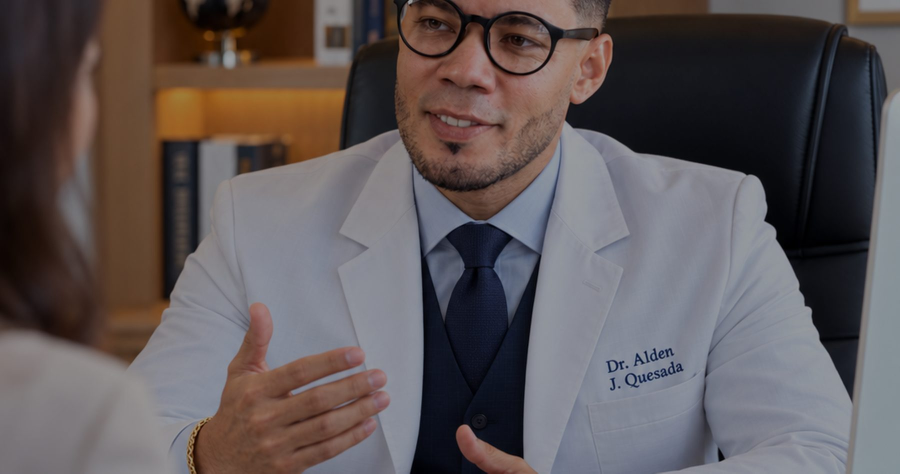
#> input picture conferencias/img/consultorio.jpg, 1800 x 947 px, given in place of 13.png, which was not available (shown at 1/2 size)
$ python arte-mentoria.py out.png
#> lines starting #> are read from the running program, lines starting #| are printed output that depends on the picture; pictures that were not available may be replaced by others from this repository, and a replacement may not be noted
#!/usr/bin/env python3
"""Gera as imagens da pagina de mentoria.

A referencia tem foto em quase toda secao, e e isso que da peso a
pagina. Texto sobre preto puro fica leve demais para uma oferta de
acompanhamento.
"""
import sys, os
from PIL import Image, ImageFilter, ImageEnhance

ORIG = "/private/tmp/claude-501/-Users-drquesada/1aea2121-26b4-45a4-9936-e8a2d1834c55/images"
DEST = sys.argv[1]


def abrir(n):
#> called with n = '13.png'
    return Image.open(os.path.join(ORIG, n)).convert("RGB")
#> returned value is the input picture: PIL image 1800x947 RGB; mean R, G, B 94.9, 86.7, 87.6


def recorte(im, razao, fy, fx, zoom=1.0):
#> called with razao = 1.9, fy = 0.44, fx = 0.52, zoom = 1
    w, h = im.size
#> w = 1800; h = 947
    if w / h > razao:
        ch, cw = h, int(h * razao)
#> ch = 947; cw = 1799
    else:
        cw, ch = w, int(w / razao)
    cw, ch = int(cw * zoom), int(ch * zoom)
    cx = max(0, min(int(w * fx) - cw // 2, w - cw))
#> cx = 1
    cy = max(0, min(int(h * fy) - ch // 2, h - ch))
#> cy = 0
    return im.crop((cx, cy, cx + cw, cy + ch))
#> returned value: PIL image 1799x947 RGB


def salvar(im, nome, larg, alt, q=82):
    caminho = os.path.join(DEST, nome)
    os.makedirs(os.path.dirname(caminho), exist_ok=True)
    im.resize((larg, alt), Image.LANCZOS).save(
        caminho, "JPEG", quality=q, optimize=True, progressive=True)
    print(f"  {nome:22s} {larg}x{alt}  {os.path.getsize(caminho)//1024} KB")


print("mentoria:")

# Hero: ele no palco. Entra atras do texto, escurecido, por isso o
# brilho baixo: o titulo precisa ganhar da foto.
hero = recorte(abrir("13.png"), 1.9, 0.44, 0.52, 1.00)
hero = ImageEnhance.Brightness(hero).enhance(0.80)
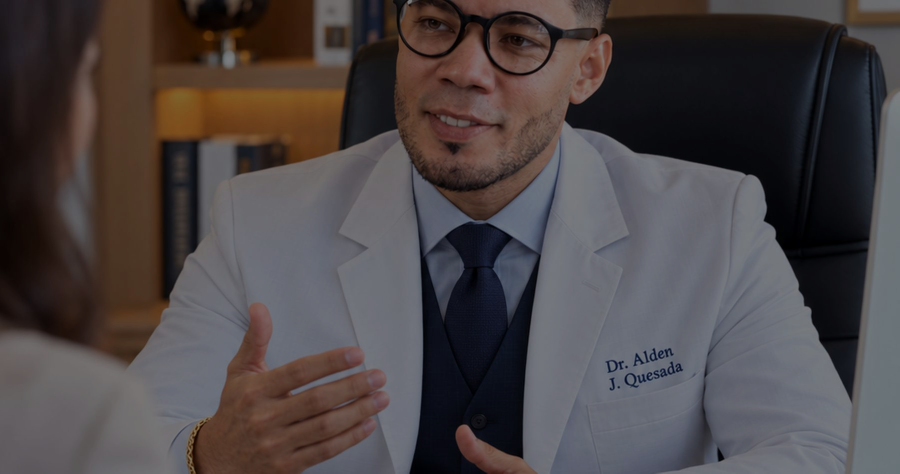
#> hero: PIL image 1799x947 RGB (shown at 1/2 size); mean R, G, B 75.5, 69, 69.7
salvar(hero, "hero.jpg", 1800, 947)

# Historia: o consultorio, ele atendendo. Escolhido por ele: a mentoria
# se sustenta nas fotos de palestra e de consultorio, que mostram o
# trabalho acontecendo, nao o retrato posado.
hist = recorte(abrir("14.png"), 0.84, 0.46, 0.54, 0.96)
#> call 2 of abrir, with n = '14.png'
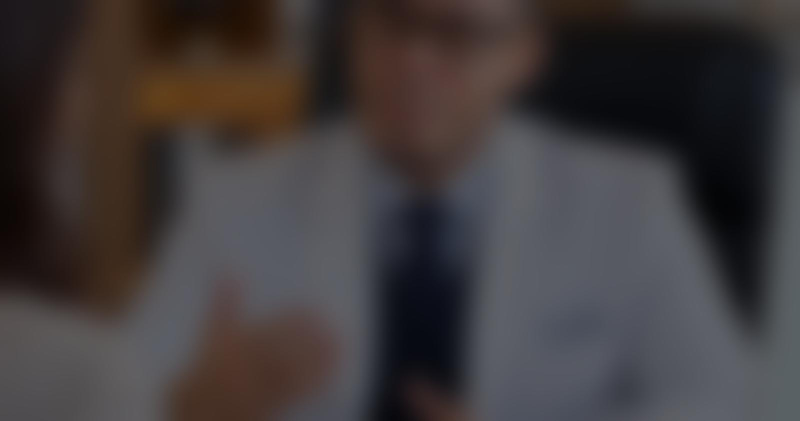
#> input picture conferencias/img/fundo-aviso.jpg, 1600 x 842 px, given in place of 14.png, which was not available (shown at 1/2 size)
#> in abrir, returned value is the input picture: PIL image 1600x842 RGB; mean R, G, B 64.1, 58.6, 59.3
#> call 2 of recorte, with razao = 0.84, fy = 0.46, fx = 0.54, zoom = 0.96
#> in recorte (call 2), `w, h = im.size`: w = 1600; h = 842
#> in recorte (call 2), `ch, cw = h, int(h * razao)`: cw = 707
#> in recorte (call 2), `cw, ch = int(cw * zoom), int(ch * zoom)`: cw = 678; ch = 808
#> in recorte (call 2), `cx = max(0, min(int(w * fx) - cw // 2, w - cw))`: cx = 525
#> in recorte (call 2), `return im.crop((cx, cy, cx + cw, cy + ch))`:
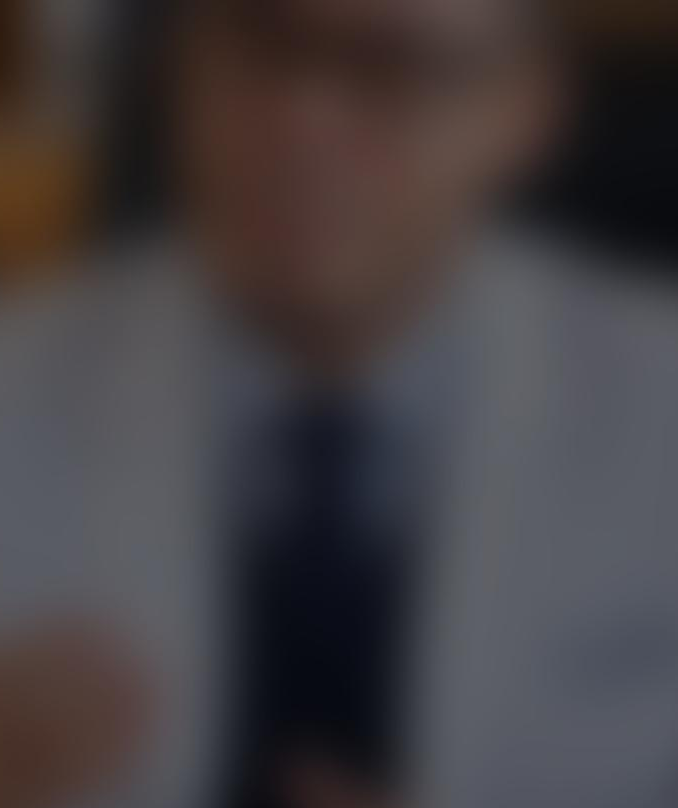
#> returned value: PIL image 678x808 RGB; mean R, G, B 67.5, 62.3, 65
salvar(hist, "historia.jpg", 900, 1071)

# Sobre: o palco. A foto e horizontal, entao o corte vertical fecha
# nele e perde a plateia, que ali nao faz falta.
sobre = recorte(abrir("13.png"), 0.84, 0.46, 0.60, 1.00)
#> call 3 of recorte, with razao = 0.84, fy = 0.46, fx = 0.6, zoom = 1
#> in recorte (call 3), `w, h = im.size`: w = 1800; h = 947
#> in recorte (call 3), `ch, cw = h, int(h * razao)`: cw = 795
#> in recorte (call 3), `cx = max(0, min(int(w * fx) - cw // 2, w - cw))`: cx = 683
#> in recorte (call 3), `return im.crop((cx, cy, cx + cw, cy + ch))`:
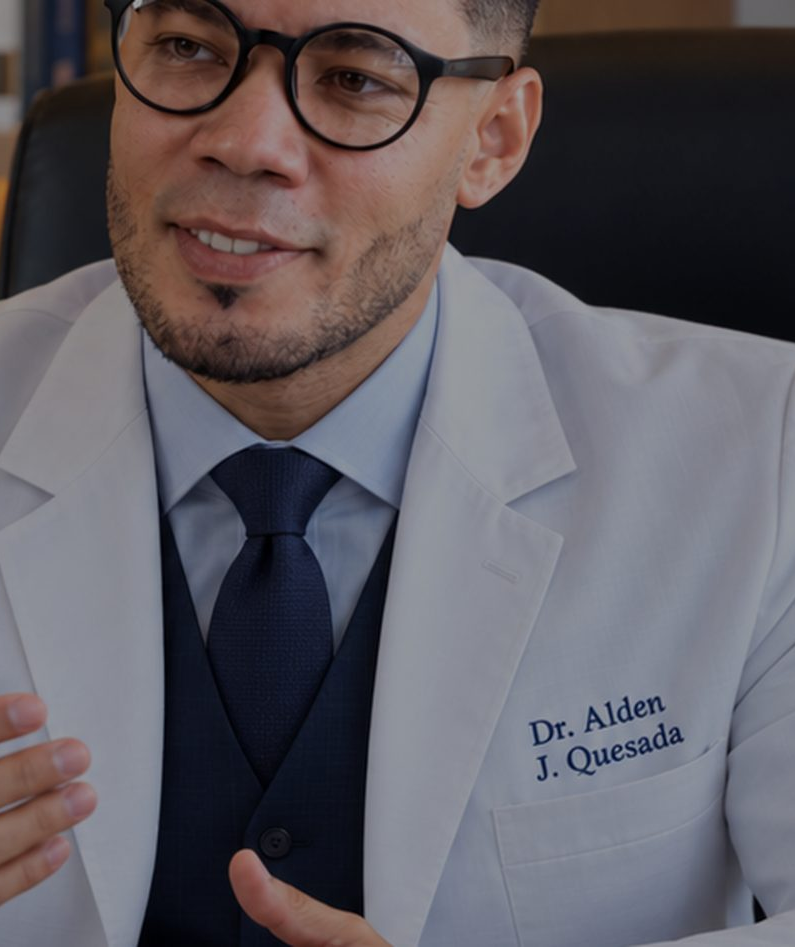
#> returned value: PIL image 795x947 RGB; mean R, G, B 95.7, 90.7, 96.8
salvar(sobre, "sobre.jpg", 900, 1071)

# Consultorio em faixa larga, para o fundo da secao de entrega.
cons = recorte(abrir("14.png"), 1.9, 0.46, 0.52, 0.96)
cons = ImageEnhance.Brightness(cons).enhance(0.62)
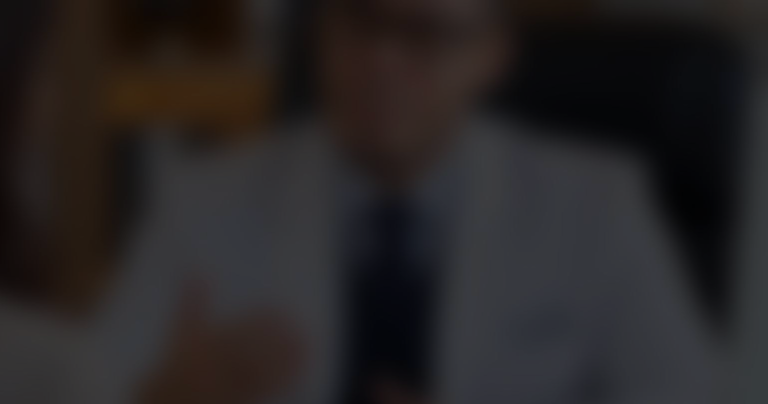
#> cons: PIL image 1535x808 RGB (shown at 1/2 size); mean R, G, B 39.6, 36.2, 36.5
salvar(cons, "consultorio.jpg", 1800, 947)

# Fundo de secao: palco desfocado, so textura.
fundo = recorte(abrir("13.png"), 1.9, 0.44, 0.50, 1.00)
fundo = fundo.filter(ImageFilter.GaussianBlur(18))
fundo = ImageEnhance.Brightness(fundo).enhance(0.42)
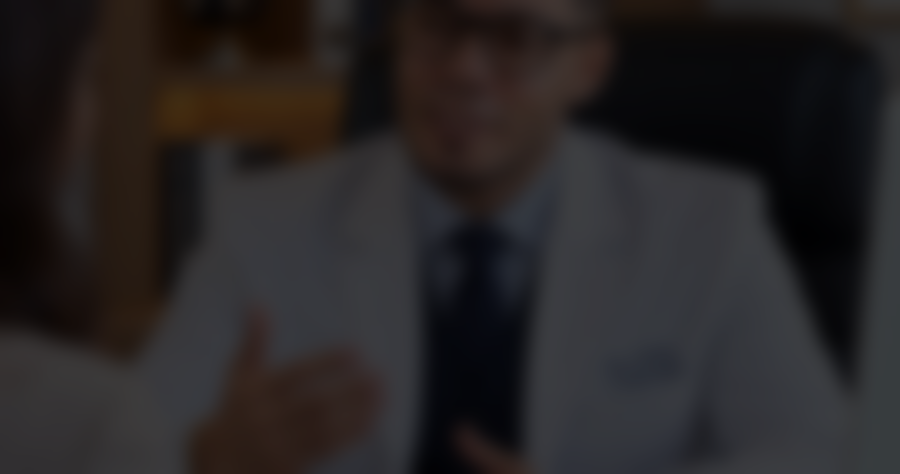
#> fundo: PIL image 1799x947 RGB (shown at 1/2 size); mean R, G, B 39.4, 35.9, 36.3
salvar(fundo, "fundo-secao.jpg", 1600, 842, 74)


# Fundo do aviso: consultorio desfocado, para variar do palco.
av = recorte(abrir("14.png"), 1.9, 0.46, 0.52, 0.96)
av = av.filter(ImageFilter.GaussianBlur(18))
av = ImageEnhance.Brightness(av).enhance(0.42)
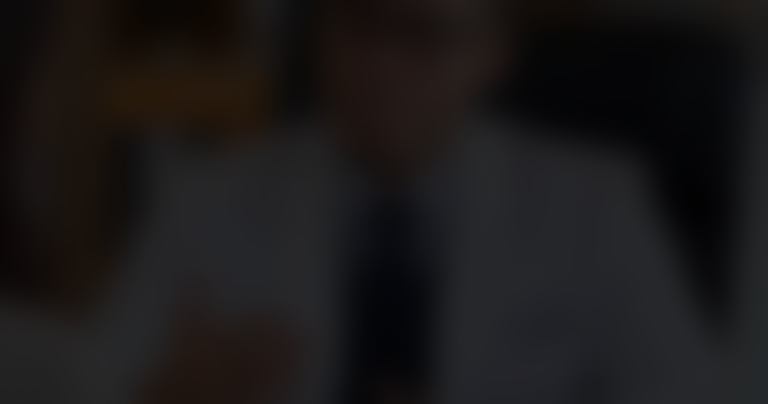
#> av: PIL image 1535x808 RGB (shown at 1/2 size); mean R, G, B 26.6, 24.3, 24.6
salvar(av, "fundo-aviso.jpg", 1600, 842, 74)
